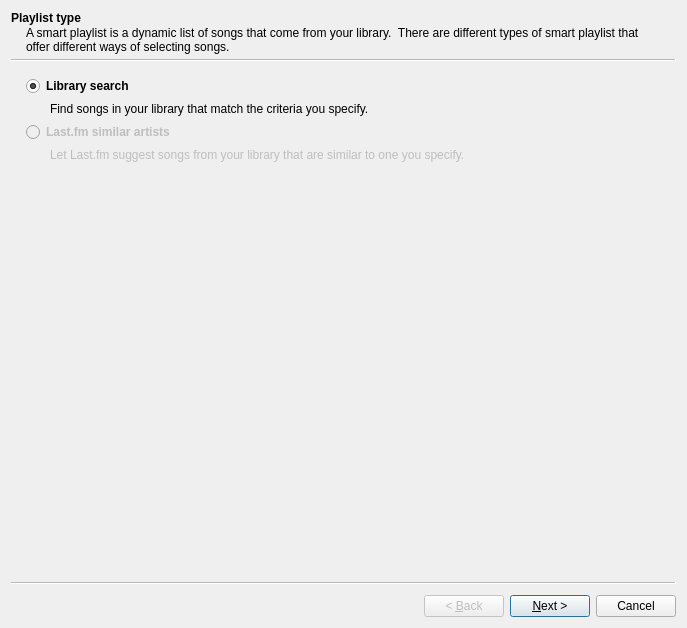
<?xml version="1.0" encoding="UTF-8"?>
<ui version="4.0">
 <class>SmartPlaylistWizard</class>
 <widget class="QWizard" name="SmartPlaylistWizard">
  <property name="geometry">
   <rect>
    <x>0</x>
    <y>0</y>
    <width>687</width>
    <height>628</height>
   </rect>
  </property>
  <property name="windowTitle">
   <string>Smart playlist</string>
  </property>
  <widget class="QWizardPage" name="page_type">
   <property name="styleSheet">
    <string notr="true">QRadioButton {
  font-weight: bold;
}

QLabel {
  margin-bottom: 1em;
}</string>
   </property>
   <property name="title">
    <string>Playlist type</string>
   </property>
   <property name="subTitle">
    <string>A smart playlist is a dynamic list of songs that come from your library.  There are different types of smart playlist that offer different ways of selecting songs.</string>
   </property>
   <layout class="QVBoxLayout" name="verticalLayout">
    <item>
     <widget class="QRadioButton" name="radioButton">
      <property name="text">
       <string>Library search</string>
      </property>
      <property name="checked">
       <bool>true</bool>
      </property>
     </widget>
    </item>
    <item>
     <widget class="QLabel" name="label">
      <property name="text">
       <string>Find songs in your library that match the criteria you specify.</string>
      </property>
      <property name="wordWrap">
       <bool>true</bool>
      </property>
      <property name="indent">
       <number>24</number>
      </property>
     </widget>
    </item>
    <item>
     <widget class="QRadioButton" name="radioButton_2">
      <property name="enabled">
       <bool>false</bool>
      </property>
      <property name="text">
       <string>Last.fm similar artists</string>
      </property>
     </widget>
    </item>
    <item>
     <widget class="QLabel" name="label_2">
      <property name="enabled">
       <bool>false</bool>
      </property>
      <property name="text">
       <string>Let Last.fm suggest songs from your library that are similar to one you specify.</string>
      </property>
      <property name="wordWrap">
       <bool>true</bool>
      </property>
      <property name="indent">
       <number>24</number>
      </property>
     </widget>
    </item>
   </layout>
  </widget>
  <widget class="smart_playlists::Wizard::SearchPage" name="page_query_search">
   <property name="styleSheet">
    <string notr="true">#termframe {
  border: 1px solid grey;
  border-radius: 10px;
}

#termframe #remove {
background:qlineargradient(x1:0, y1:0, x2:0, y2:1,
                 stop:0 rgba(255,0,0,32), stop: 1 rgba(255,0,0,64));
border: 0px;
border-left: 1px dashed grey;
padding: 6px;
margin-left: 9px;
}</string>
   </property>
   <property name="title">
    <string>Search terms</string>
   </property>
   <property name="subTitle">
    <string>A song will be included in the playlist if it matches these conditions.</string>
   </property>
   <layout class="QVBoxLayout" name="verticalLayout_3">
    <item>
     <widget class="QGroupBox" name="groupBox_3">
      <property name="title">
       <string>Search mode</string>
      </property>
      <layout class="QVBoxLayout" name="verticalLayout_4">
       <item>
        <widget class="QComboBox" name="search_type">
         <item>
          <property name="text">
           <string>Match every search term (AND)</string>
          </property>
         </item>
         <item>
          <property name="text">
           <string>Match one or more search terms (OR)</string>
          </property>
         </item>
         <item>
          <property name="text">
           <string>Don't use search terms (include all songs)</string>
          </property>
         </item>
        </widget>
       </item>
      </layout>
     </widget>
    </item>
    <item>
     <widget class="QGroupBox" name="terms_group">
      <property name="title">
       <string>Search terms</string>
      </property>
      <layout class="QVBoxLayout" name="verticalLayout_5"/>
     </widget>
    </item>
   </layout>
  </widget>
  <widget class="QWizardPage" name="page_query_sort">
   <property name="title">
    <string>Search options</string>
   </property>
   <property name="subTitle">
    <string>Choose how the playlist is sorted and how many songs it will contain.</string>
   </property>
   <layout class="QVBoxLayout" name="verticalLayout_2">
    <item>
     <widget class="QGroupBox" name="groupBox">
      <property name="title">
       <string>Sorting</string>
      </property>
      <layout class="QFormLayout" name="formLayout">
       <item row="0" column="0" colspan="2">
        <widget class="QRadioButton" name="sort_random">
         <property name="text">
          <string>Put songs in a random order</string>
         </property>
         <property name="checked">
          <bool>true</bool>
         </property>
        </widget>
       </item>
       <item row="1" column="0">
        <widget class="QRadioButton" name="sort_field">
         <property name="text">
          <string>Sort songs by</string>
         </property>
        </widget>
       </item>
       <item row="1" column="1">
        <layout class="QHBoxLayout" name="horizontalLayout">
         <item>
          <widget class="QComboBox" name="sort_field_value"/>
         </item>
         <item>
          <widget class="QComboBox" name="sort_order"/>
         </item>
        </layout>
       </item>
      </layout>
     </widget>
    </item>
    <item>
     <widget class="QGroupBox" name="groupBox_2">
      <property name="title">
       <string>Limits</string>
      </property>
      <layout class="QFormLayout" name="formLayout_2">
       <item row="0" column="0" colspan="2">
        <widget class="QRadioButton" name="limit_none">
         <property name="text">
          <string>Show all the songs</string>
         </property>
         <property name="checked">
          <bool>true</bool>
         </property>
        </widget>
       </item>
       <item row="1" column="0">
        <widget class="QRadioButton" name="limit_limit">
         <property name="text">
          <string>Only show the first</string>
         </property>
        </widget>
       </item>
       <item row="1" column="1">
        <widget class="QSpinBox" name="limit_value">
         <property name="suffix">
          <string> songs</string>
         </property>
         <property name="maximum">
          <number>1000</number>
         </property>
         <property name="value">
          <number>15</number>
         </property>
        </widget>
       </item>
      </layout>
     </widget>
    </item>
    <item>
     <widget class="Line" name="line">
      <property name="orientation">
       <enum>Qt::Horizontal</enum>
      </property>
     </widget>
    </item>
    <item>
     <widget class="smart_playlists::SearchPreview" name="sort_preview" native="true"/>
    </item>
   </layout>
  </widget>
 </widget>
 <customwidgets>
  <customwidget>
   <class>smart_playlists::SearchPreview</class>
   <extends>QWidget</extends>
   <header>smartplaylists/searchpreview.h</header>
   <container>1</container>
  </customwidget>
  <customwidget>
   <class>smart_playlists::Wizard::SearchPage</class>
   <extends>QWizardPage</extends>
   <header>smartplaylists/wizard.h</header>
   <container>1</container>
  </customwidget>
 </customwidgets>
 <resources/>
 <connections>
  <connection>
   <sender>sort_field_value</sender>
   <signal>currentIndexChanged(int)</signal>
   <receiver>sort_field</receiver>
   <slot>click()</slot>
   <hints>
    <hint type="sourcelabel">
     <x>190</x>
     <y>152</y>
    </hint>
    <hint type="destinationlabel">
     <x>142</x>
     <y>148</y>
    </hint>
   </hints>
  </connection>
  <connection>
   <sender>limit_value</sender>
   <signal>valueChanged(int)</signal>
   <receiver>limit_limit</receiver>
   <slot>click()</slot>
   <hints>
    <hint type="sourcelabel">
     <x>221</x>
     <y>252</y>
    </hint>
    <hint type="destinationlabel">
     <x>163</x>
     <y>248</y>
    </hint>
   </hints>
  </connection>
 </connections>
</ui>
